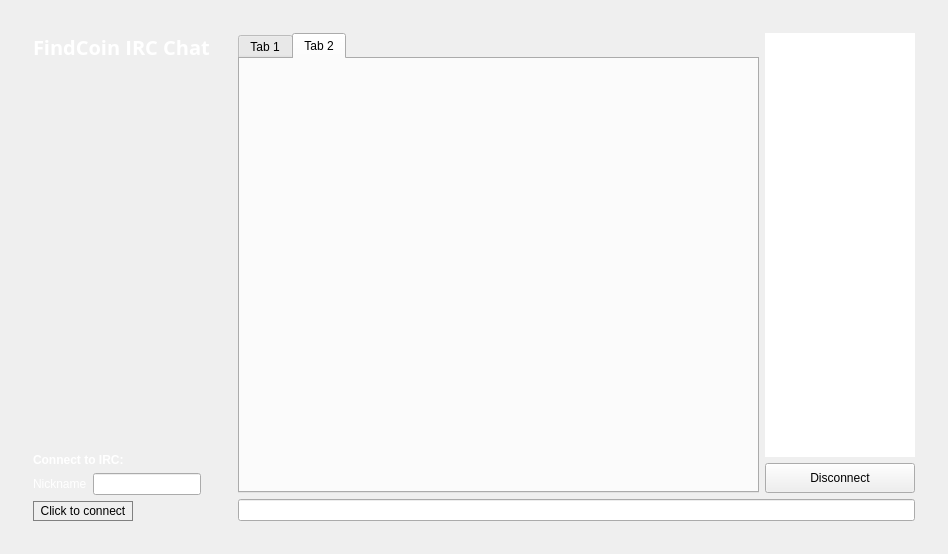
<?xml version="1.0" encoding="UTF-8"?>
<ui version="4.0">
 <class>ChatWindowClass</class>
 <widget class="QWidget" name="ChatWindowClass">
  <property name="geometry">
   <rect>
    <x>0</x>
    <y>0</y>
    <width>948</width>
    <height>554</height>
   </rect>
  </property>
  <layout class="QGridLayout" name="gridLayout_2">
   <item row="0" column="0">
    <widget class="QWidget" name="widget_2" native="true">
     <layout class="QGridLayout" name="gridLayout_3">
      <item row="0" column="0">
       <widget class="QWidget" name="hide3" native="true">
        <property name="sizePolicy">
         <sizepolicy hsizetype="Maximum" vsizetype="Preferred">
          <horstretch>0</horstretch>
          <verstretch>0</verstretch>
         </sizepolicy>
        </property>
        <layout class="QFormLayout" name="formLayout">
         <property name="fieldGrowthPolicy">
          <enum>QFormLayout::AllNonFixedFieldsGrow</enum>
         </property>
         <item row="0" column="0" colspan="2">
          <widget class="QLabel" name="label_9">
           <property name="sizePolicy">
            <sizepolicy hsizetype="Preferred" vsizetype="Preferred">
             <horstretch>0</horstretch>
             <verstretch>0</verstretch>
            </sizepolicy>
           </property>
           <property name="font">
            <font>
             <family>Open Sans,sans-serif</family>
            </font>
           </property>
           <property name="text">
            <string>&lt;html&gt;&lt;head/&gt;&lt;body&gt;&lt;p&gt;&lt;span style=&quot; font-size:20px; font-weight:600; color:#ffffff;&quot;&gt;FindCoin IRC Chat&lt;/span&gt;&lt;/p&gt;&lt;/body&gt;&lt;/html&gt;</string>
           </property>
          </widget>
         </item>
         <item row="2" column="0" colspan="2">
          <widget class="QLabel" name="label_10">
           <property name="text">
            <string>&lt;html&gt;&lt;head/&gt;&lt;body&gt;&lt;p&gt;&lt;span style=&quot; font-weight:600; color:#ffffff;&quot;&gt;Connect to IRC:&lt;/span&gt;&lt;/p&gt;&lt;/body&gt;&lt;/html&gt;</string>
           </property>
          </widget>
         </item>
         <item row="3" column="0">
          <widget class="QLabel" name="label_5">
           <property name="text">
            <string>&lt;html&gt;&lt;head/&gt;&lt;body&gt;&lt;p&gt;&lt;span style=&quot; color:#ffffff;&quot;&gt;Nickname&lt;/span&gt;&lt;/p&gt;&lt;/body&gt;&lt;/html&gt;</string>
           </property>
          </widget>
         </item>
         <item row="3" column="1">
          <widget class="QLineEdit" name="editPseudo">
           <property name="sizePolicy">
            <sizepolicy hsizetype="Fixed" vsizetype="Fixed">
             <horstretch>0</horstretch>
             <verstretch>0</verstretch>
            </sizepolicy>
           </property>
           <property name="text">
            <string/>
           </property>
          </widget>
         </item>
         <item row="5" column="0" colspan="2">
          <widget class="QPushButton" name="buttonConnect">
           <property name="sizePolicy">
            <sizepolicy hsizetype="Fixed" vsizetype="Fixed">
             <horstretch>0</horstretch>
             <verstretch>0</verstretch>
            </sizepolicy>
           </property>
           <property name="minimumSize">
            <size>
             <width>100</width>
             <height>20</height>
            </size>
           </property>
           <property name="styleSheet">
            <string notr="true">border-radius:40px;border:1px solid grey</string>
           </property>
           <property name="text">
            <string>Click to connect</string>
           </property>
          </widget>
         </item>
         <item row="1" column="0">
          <spacer name="verticalSpacer">
           <property name="orientation">
            <enum>Qt::Vertical</enum>
           </property>
           <property name="sizeHint" stdset="0">
            <size>
             <width>20</width>
             <height>10</height>
            </size>
           </property>
          </spacer>
         </item>
        </layout>
        <zorder>layoutWidget</zorder>
        <zorder>editPseudo</zorder>
        <zorder>label_5</zorder>
        <zorder>buttonConnect</zorder>
        <zorder>label_10</zorder>
        <zorder>horizontalSpacer</zorder>
        <zorder>verticalSpacer</zorder>
       </widget>
      </item>
      <item row="0" column="1">
       <widget class="QWidget" name="splitter" native="true">
        <property name="enabled">
         <bool>true</bool>
        </property>
        <property name="sizePolicy">
         <sizepolicy hsizetype="Preferred" vsizetype="Preferred">
          <horstretch>0</horstretch>
          <verstretch>0</verstretch>
         </sizepolicy>
        </property>
        <property name="styleSheet">
         <string notr="true"/>
        </property>
        <layout class="QGridLayout" name="gridLayout_4">
         <property name="sizeConstraint">
          <enum>QLayout::SetDefaultConstraint</enum>
         </property>
         <item row="3" column="0" colspan="2">
          <widget class="QLineEdit" name="lineEdit">
           <property name="sizePolicy">
            <sizepolicy hsizetype="Minimum" vsizetype="Fixed">
             <horstretch>0</horstretch>
             <verstretch>0</verstretch>
            </sizepolicy>
           </property>
           <property name="maximumSize">
            <size>
             <width>16777215</width>
             <height>30</height>
            </size>
           </property>
          </widget>
         </item>
         <item row="0" column="1">
          <widget class="QListView" name="userView">
           <property name="sizePolicy">
            <sizepolicy hsizetype="Minimum" vsizetype="Expanding">
             <horstretch>0</horstretch>
             <verstretch>0</verstretch>
            </sizepolicy>
           </property>
           <property name="minimumSize">
            <size>
             <width>0</width>
             <height>300</height>
            </size>
           </property>
           <property name="maximumSize">
            <size>
             <width>150</width>
             <height>16777215</height>
            </size>
           </property>
           <property name="styleSheet">
            <string notr="true">border-radius:10px;</string>
           </property>
          </widget>
         </item>
         <item row="0" column="0" rowspan="3">
          <widget class="QTabWidget" name="tab">
           <property name="styleSheet">
            <string notr="true"/>
           </property>
           <property name="tabShape">
            <enum>QTabWidget::Rounded</enum>
           </property>
           <property name="currentIndex">
            <number>1</number>
           </property>
           <property name="tabsClosable">
            <bool>false</bool>
           </property>
           <widget class="QWidget" name="widget_4">
            <attribute name="title">
             <string>Tab 1</string>
            </attribute>
           </widget>
           <widget class="QWidget" name="tab_5">
            <attribute name="title">
             <string>Tab 2</string>
            </attribute>
           </widget>
          </widget>
         </item>
         <item row="1" column="1" rowspan="2">
          <widget class="QPushButton" name="disconnect">
           <property name="sizePolicy">
            <sizepolicy hsizetype="Minimum" vsizetype="Preferred">
             <horstretch>0</horstretch>
             <verstretch>0</verstretch>
            </sizepolicy>
           </property>
           <property name="minimumSize">
            <size>
             <width>0</width>
             <height>30</height>
            </size>
           </property>
           <property name="text">
            <string>Disconnect</string>
           </property>
          </widget>
         </item>
        </layout>
        <zorder>tab</zorder>
        <zorder>lineEdit</zorder>
        <zorder>userView</zorder>
        <zorder>verticalLayoutWidget</zorder>
        <zorder>disconnect</zorder>
       </widget>
      </item>
     </layout>
     <zorder>hide3</zorder>
     <zorder>horizontalSpacer_5</zorder>
     <zorder>splitter</zorder>
    </widget>
   </item>
  </layout>
  <action name="actionQuit">
   <property name="text">
    <string>Quitter</string>
   </property>
   <property name="shortcut">
    <string>Ctrl+Q</string>
   </property>
  </action>
  <action name="actionCloseTab">
   <property name="text">
    <string>Fermer l'onglet</string>
   </property>
  </action>
 </widget>
 <layoutdefault spacing="6" margin="11"/>
 <resources/>
 <connections/>
</ui>
